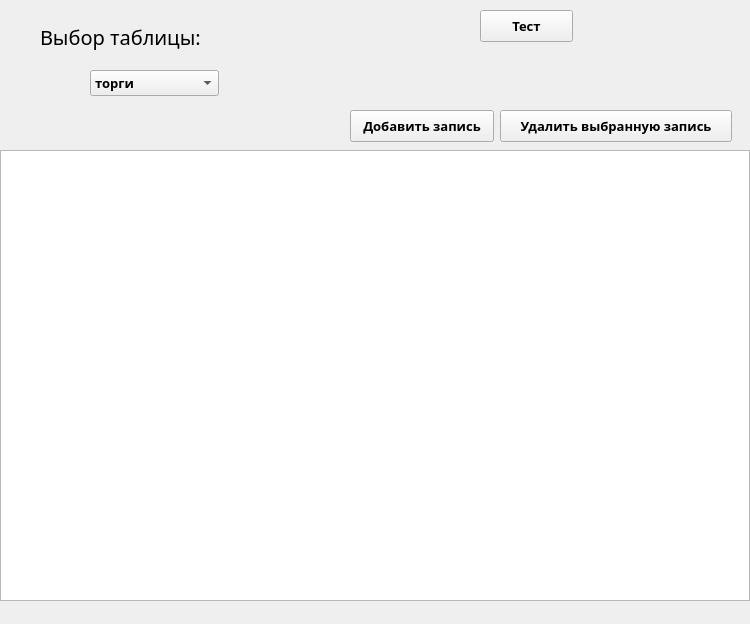
<?xml version="1.0" encoding="UTF-8"?>
<ui version="4.0">
 <class>MainWindow</class>
 <widget class="QMainWindow" name="MainWindow">
  <property name="geometry">
   <rect>
    <x>0</x>
    <y>0</y>
    <width>750</width>
    <height>624</height>
   </rect>
  </property>
  <property name="acceptDrops">
   <bool>false</bool>
  </property>
  <property name="windowTitle">
   <string>Database &quot;futures&quot;</string>
  </property>
  <property name="windowIcon">
   <iconset>
    <normaloff>../icon/1602309.png</normaloff>../icon/1602309.png</iconset>
  </property>
  <property name="windowOpacity">
   <double>1.000000000000000</double>
  </property>
  <property name="autoFillBackground">
   <bool>false</bool>
  </property>
  <property name="animated">
   <bool>true</bool>
  </property>
  <widget class="QWidget" name="centralwidget">
   <widget class="QComboBox" name="comboBox">
    <property name="geometry">
     <rect>
      <x>90</x>
      <y>70</y>
      <width>129</width>
      <height>26</height>
     </rect>
    </property>
    <property name="font">
     <font>
      <family>Yu Gothic UI Semibold</family>
      <pointsize>10</pointsize>
      <weight>75</weight>
      <bold>true</bold>
     </font>
    </property>
    <property name="cursor">
     <cursorShape>ArrowCursor</cursorShape>
    </property>
    <item>
     <property name="text">
      <string>торги</string>
     </property>
     <property name="icon">
      <iconset>
       <normalon>../icon/table.png</normalon>
       <selectedoff>../icon/table.png</selectedoff>
      </iconset>
     </property>
    </item>
    <item>
     <property name="text">
      <string>фьючерсы</string>
     </property>
     <property name="icon">
      <iconset>
       <normalon>../icon/table.png</normalon>
      </iconset>
     </property>
    </item>
   </widget>
   <widget class="QLabel" name="label">
    <property name="geometry">
     <rect>
      <x>40</x>
      <y>20</y>
      <width>172</width>
      <height>33</height>
     </rect>
    </property>
    <property name="font">
     <font>
      <family>Bahnschrift Light SemiCondensed</family>
      <pointsize>15</pointsize>
     </font>
    </property>
    <property name="text">
     <string>Выбор таблицы:</string>
    </property>
   </widget>
   <widget class="QTableView" name="tableView">
    <property name="geometry">
     <rect>
      <x>0</x>
      <y>150</y>
      <width>750</width>
      <height>451</height>
     </rect>
    </property>
    <property name="minimumSize">
     <size>
      <width>750</width>
      <height>0</height>
     </size>
    </property>
    <property name="autoFillBackground">
     <bool>false</bool>
    </property>
    <property name="sizeAdjustPolicy">
     <enum>QAbstractScrollArea::AdjustIgnored</enum>
    </property>
   </widget>
   <widget class="QPushButton" name="pushButton_2">
    <property name="geometry">
     <rect>
      <x>500</x>
      <y>110</y>
      <width>232</width>
      <height>32</height>
     </rect>
    </property>
    <property name="font">
     <font>
      <family>Yu Gothic UI Semibold</family>
      <pointsize>10</pointsize>
      <weight>75</weight>
      <bold>true</bold>
     </font>
    </property>
    <property name="text">
     <string>Удалить выбранную запись</string>
    </property>
   </widget>
   <widget class="QPushButton" name="pushButton_3">
    <property name="geometry">
     <rect>
      <x>480</x>
      <y>10</y>
      <width>93</width>
      <height>32</height>
     </rect>
    </property>
    <property name="font">
     <font>
      <family>Yu Gothic UI Semibold</family>
      <pointsize>10</pointsize>
      <weight>75</weight>
      <bold>true</bold>
     </font>
    </property>
    <property name="text">
     <string>Тест</string>
    </property>
    <property name="autoDefault">
     <bool>false</bool>
    </property>
    <property name="default">
     <bool>false</bool>
    </property>
    <property name="flat">
     <bool>false</bool>
    </property>
   </widget>
   <widget class="QPushButton" name="pushButton_4">
    <property name="geometry">
     <rect>
      <x>350</x>
      <y>110</y>
      <width>144</width>
      <height>32</height>
     </rect>
    </property>
    <property name="font">
     <font>
      <family>Yu Gothic UI Semibold</family>
      <pointsize>10</pointsize>
      <weight>75</weight>
      <bold>true</bold>
     </font>
    </property>
    <property name="text">
     <string>Добавить запись</string>
    </property>
   </widget>
  </widget>
  <widget class="QMenuBar" name="menubar">
   <property name="geometry">
    <rect>
     <x>0</x>
     <y>0</y>
     <width>750</width>
     <height>26</height>
    </rect>
   </property>
   <property name="font">
    <font>
     <underline>false</underline>
    </font>
   </property>
  </widget>
 </widget>
 <resources/>
 <connections/>
</ui>
